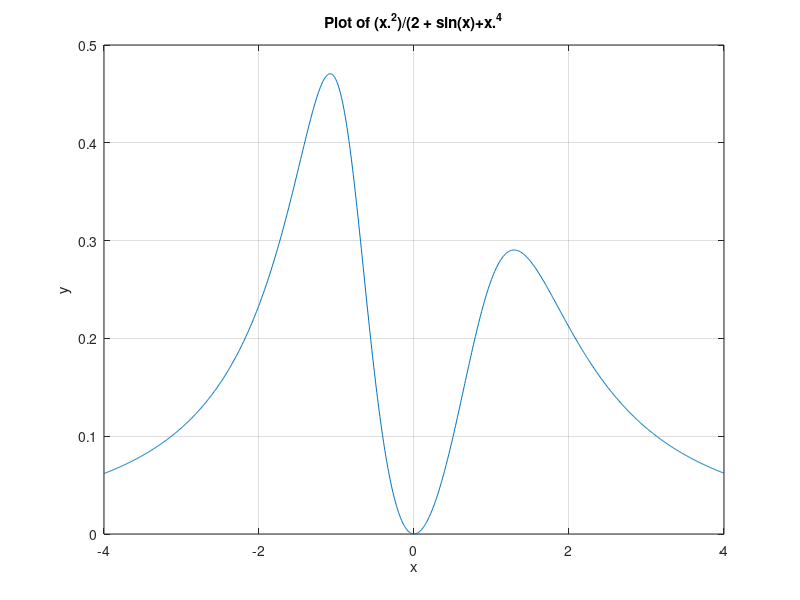

This chart was generated by the following MATLAB code:
clear;
clc;
figure;

x=linspace(-4,0,1001);
y=(x.^2)./(2 + sin(x)+x.^4);
y_max = findpeaks(y);
[y_max,locs] = findpeaks(y);
x = x(locs);
fprintf('At y maximum = %0.3f, x = %0.3f \n', y_max, x) 
%This calculates y max from -4 to 0

x=linspace(0,4,1001);
y=(x.^2)./(2 + sin(x)+x.^4);
y_max = findpeaks(y);
[y_max,locs] = findpeaks(y);
x = x(locs);
fprintf('At y maximum = %0.3f, x = %0.3f \n', y_max, x)
%this calculates ymax from 0 to 4

x=linspace(-4,4,1001);
y=(x.^2)./(2 + sin(x)+x.^4);
plot(x,y);
title ('Plot of (x.^2)/(2 + sin(x)+x.^4');
xlabel ('x');
ylabel ('y');
grid on;
%this graphs the plot and labels it